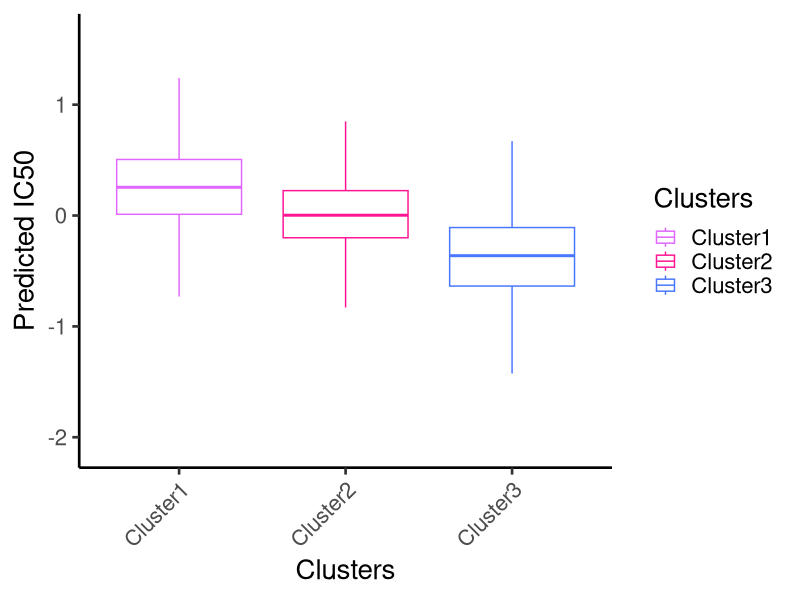

The R script that drew this image:
##loading libraries
library(ggplot2)

##loading predictions
Predictions = read.csv("ATTX_predictions.csv",sep=",",header = T,stringsAsFactors = F,row.names = 1,check.names = F)

##Converting predictions into z-scores
sdmean = read.csv("Drugs_means_sd.csv",sep=",",header = T,stringsAsFactors = F,row.names = 1)
pred = merge(sdmean,Predictions,by=0)
Predictions = (pred[,5:ncol(pred)] - pred[,3])/pred[,4]
rownames(Predictions) = pred[,1]

##loading metadata
metadata = read.csv("Metadata.csv",sep=",",header = T,stringsAsFactors = F,row.names = 1,check.names = F)

##Processing data
pred = t(Predictions)
df = merge(pred,metadata,by=0)
mat = reshape2::melt(df)

##plotting
p <- ggplot(mat, aes(x=Clusters, y=value,col=Clusters)) + 
  geom_boxplot(outlier.shape = NA)
p +theme_classic(base_size = 20) +scale_color_manual(values=c(Cluster1="mediumorchid1",Cluster2="deeppink",Cluster3="royalblue1"))+theme(axis.text.x = element_text(angle = 45, hjust=1))+
ylab("Predicted IC50")
                                                                                                                                                                                                  
